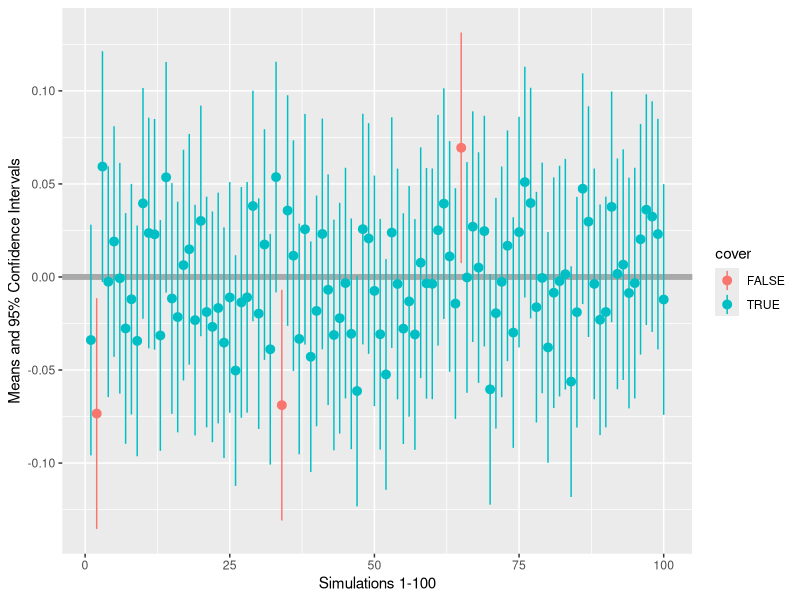

Recreate this plot in R.
### Rianne Kraakman
### Markup Languages and Reproducible Programming in Statistics
### Assignment 1 Exercise 8 - Monte Carlo simulation


#Set seed
set.seed(678)

#Sample 100 samples (n=1000) from a standard normal distribution
samples <- replicate(100, rnorm(1000, mean = 0, sd = 1))

#For each of the samples, calculate the following statistics for the mean
#absolute bias
#standard error
#lower bound 95CI
#upper bound 95CI

#Function to get this information
sampleinfo <- function(x){
  M <- mean(x)
  BIAS <- abs(M - 0)
  SE <- 1/sqrt(1000)
  lb95 <- M - 1.96*SE
  ub95 <- M + 1.96*SE
  return(c(M, BIAS, SE, lb95, ub95))
}

#Try/show for the third and 77th sample
sampleinfo(samples[,3])
sampleinfo(samples[,77])

#Create empty matrix
results <- matrix(NA,100,5)

#Get all results in one matrix
#loop over samples
for (i in 1:100){
  results[i,] <- sampleinfo(samples[,i])
}

#Store as dataframe
RES <- as.data.frame(results)
RES

#Create a plot that demonstrates the following:
#"A replication of the procedure that generates a 95% confidence interval that is centered around 
#the sample mean would cover the population value at least 95 out of 100 times" (Neyman, 1934)

#Add variable indicating whether 95%CI includes the population value (0)
cover <- RES$V4 < 0 & 0 < RES$V5
cbind(RES,cover)

#A plot showing the mean and 95%CI for all 100 samples, with colour indicating whether the population value is covered
library(ggplot2)
limits <- aes(ymax = RES$V5, ymin = RES$V4)
ggplot(data = RES,
       aes(
         y = V1,
         x = 1:100,
         colour = cover
      )) + 
  geom_hline(aes(yintercept = 0), color = "dark grey", size = 2) + 
  geom_pointrange(limits) + 
  xlab("Simulations 1-100") +
  ylab("Means and 95% Confidence Intervals")

#3 samples do not cover the population value, so it's covered 97 out of 100 times. 

#Present a table containing all simulated samples for which the resulting confidence interval 
#does not contain the population value.
library(tidyverse)
RES %>% filter(cover == FALSE)
